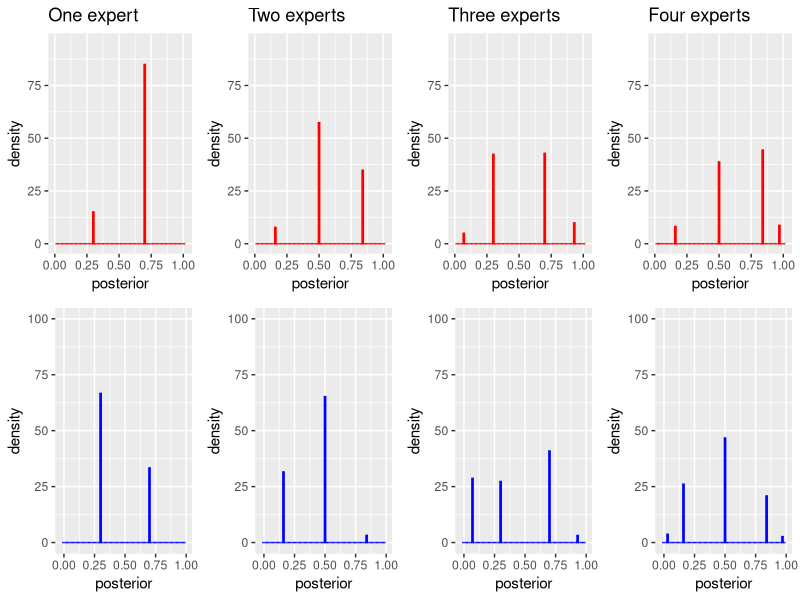
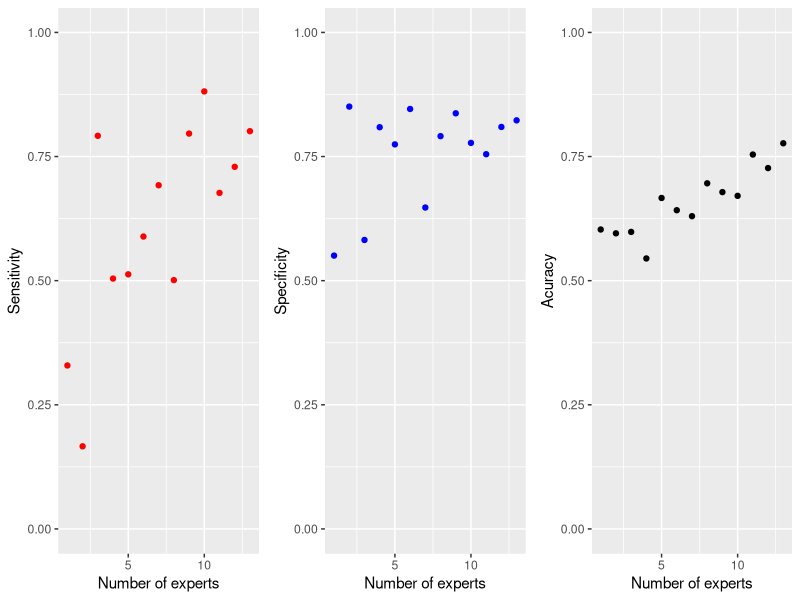

These charts were generated, in order, by the following R code: (Note: a time limit stopped this script after it produced the figures.)
## ---- chunk 1
library(ggplot2)
library(grid)
library(gridExtra)
library(dplyr)
## ---- chunk 2
expert_report <- function(r1, r2, w, s) {
  
      if (w == 1)
        return(  rbinom(s, 1, r1)
              )  
      else
        return(  rbinom(s, 1, (1-r2))
              )
      }
## ---- chunk 3

expert_report_variable <- function(w, s){
  
  r1 <- sample(30:90, 1)/100
  r2 <- sample(30:90, 1)/100
  expert_report(r1, r2, w, s) 
}

## ---- chunk 4
w <- 1
s <- 100
expert_report_variable(w, s)
prop.table(table(expert_report_variable(w, s)))
## ---- chunk 5
w <- 0
expert_report_variable(w, s)
prop.table(table(expert_report_variable(w, s)))
## ---- chunk 6
s <- 10000
w <- 1
prop.table(table(expert_report_variable(w, s)))
## ---- chunk 7
w <- 0
prop.table(table(expert_report_variable(w, s)))
## ---- chunk 8
posterior_odds <- function(n, w) {
  
         if (n == 1)                              # base case 
            return(
               ifelse(
                  expert_report_variable(w, s) == 1, 
                  ((-prior)/(prior-1))*(sr1/(1-sr2)), 
                  ((-prior)/(prior-1))*((1-sr1)/(sr2))
                    )
                  )
        else                                      # inductive case
            return(
              ifelse(
                expert_report_variable(w, s) == 1, 
                posterior_odds(n-1, w)*(sr1/(1-sr2)), 
                posterior_odds(n-1, w)*((1-sr1)/(sr2))
                    )
                  )
                }    

## ---- chunk 9
odds_to_posterior <- function(n, w) {
  
  odds <- posterior_odds(n, w)
  
  return((odds/(1+odds)))
  }
## ---- chunk 10

s <- 10000
prior <- 0.5
sr1 <- 0.7
sr2 <- 0.7

## ---- chunk 11

prior <- 0.5

post_df <- data.frame(odds_to_posterior(1, 1))
names(post_df) <- ("posterior")
p1 <- ggplot(post_df, aes(x=posterior)) + 
  geom_histogram(aes(y=..density..), binwidth = 0.01, colour="red", fill="white") +
  xlim(0, 1.02) +
  ylim(0, 95) +
  ggtitle("One expert") 

post_df <- data.frame(odds_to_posterior(2, 1))
names(post_df) <- ("posterior")
p2 <- ggplot(post_df, aes(x=posterior)) + 
  geom_histogram(aes(y=..density..), binwidth = 0.01, colour="red", fill="white") +
  xlim(0, 1.02) +
  ylim(0, 95) +
  ggtitle("Two experts") 

post_df <- data.frame(odds_to_posterior(3, 1))
names(post_df) <- ("posterior")
p3 <- ggplot(post_df, aes(x=posterior)) + 
  geom_histogram(aes(y=..density..), binwidth = 0.01, colour="red", fill="white") +
  xlim(0, 1.02) +
  ylim(0, 95) +
  ggtitle("Three experts")  


post_df <- data.frame(odds_to_posterior(4, 1))
names(post_df) <- ("posterior")
p4 <- ggplot(post_df, aes(x=posterior)) + 
  geom_histogram(aes(y=..density..), binwidth = 0.01, colour="red", fill="white") +
  xlim(0, 1.02) +
  ylim(0, 95) +
  ggtitle("Four experts")

post_df <- data.frame(odds_to_posterior(1, 0))
names(post_df) <- ("posterior")
p1n <- ggplot(post_df, aes(x=posterior)) + 
  geom_histogram(aes(y=..density..), binwidth = 0.01, colour="blue", fill="white") +
  xlim(-0.02, 1) +
  ylim(0, 100)

post_df <- data.frame(odds_to_posterior(2, 0))
names(post_df) <- ("posterior")
p2n <- ggplot(post_df, aes(x=posterior)) + 
  geom_histogram(aes(y=..density..), binwidth = 0.01, colour="blue", fill="white") +
  xlim(-0.02, 1) +
  ylim(0, 100) 

post_df <- data.frame(odds_to_posterior(3, 0))
names(post_df) <- ("posterior")
p3n <- ggplot(post_df, aes(x=posterior)) + 
  geom_histogram(aes(y=..density..), binwidth = 0.01, colour="blue", fill="white") +
  xlim(-0.02, 1) +
  ylim(0, 100)  


post_df <- data.frame(odds_to_posterior(4, 0))
names(post_df) <- ("posterior")
p4n <- ggplot(post_df, aes(x=posterior)) + 
  geom_histogram(aes(y=..density..), binwidth = 0.01, colour="blue", fill="white") +
  xlim(-0.02, 1) +
  ylim(0, 100)  

grid.arrange(p1, p2, p3, p4, p1n, p2n, p3n, p4n, ncol=4) 
## ---- chunk 12
above_threshold_after_expert <- function(n, w, t) {
    
        ifelse(odds_to_posterior(n, w) > t, 1, 0)
  
                          }
## ---- chunk 13
sensitivity_of_threshold <- function(n, w, t) { 
  
      if (w == 1)
         return(   (length(which(above_threshold_after_expert(n, w, t) == 1)))/s          
                )            
      else 
          return("Undefined because sensitivity requires the world to be in state 1")
     
                    }
## ---- chunk 14
specificity_of_threshold <- function(n, w, t) { 
  
  if (w == 0)
    return(   (length(which(above_threshold_after_expert(n, w, t) == 0)))/s          
    )            
  else 
    return("Undefined because specificity requires the world to be in state 0")
  
}
## ---- chunk 15
accuracy_of_threshold <- function(n, t) { 
  
  0.5*sensitivity_of_threshold(n, 1, t) + 0.5*specificity_of_threshold(n, 0, t)  
  
}
## ---- chunk 16
 
 t   <-  0.5
 sr1 <-  0.7
 sr2 <-  0.7
 prior <- 0.5
 
 
## ---- chunk 17


sen <- c(
  sensitivity_of_threshold(1, 1, t), 
  sensitivity_of_threshold(2, 1, t),
  sensitivity_of_threshold(3, 1, t),
  sensitivity_of_threshold(4, 1, t),
  sensitivity_of_threshold(5, 1, t),
  sensitivity_of_threshold(6, 1, t),
  sensitivity_of_threshold(7, 1, t),
  sensitivity_of_threshold(8, 1, t),
  sensitivity_of_threshold(9, 1, t),
  sensitivity_of_threshold(10, 1, t),
  sensitivity_of_threshold(11, 1, t),
  sensitivity_of_threshold(12, 1, t),
  sensitivity_of_threshold(13, 1, t)
        )

spe <- c(
  specificity_of_threshold(1, 0, t), 
  specificity_of_threshold(2, 0, t),
  specificity_of_threshold(3, 0, t),
  specificity_of_threshold(4, 0, t),
  specificity_of_threshold(5, 0, t),
  specificity_of_threshold(6, 0, t),
  specificity_of_threshold(7, 0, t),
  specificity_of_threshold(8, 0, t),
  specificity_of_threshold(9, 0, t),
  specificity_of_threshold(10, 0, t),
  specificity_of_threshold(11, 0, t),
  specificity_of_threshold(12, 0, t),
  specificity_of_threshold(13, 0, t)
        )


acc <- c(
  accuracy_of_threshold(1, t), 
  accuracy_of_threshold(2, t), 
  accuracy_of_threshold(3, t), 
  accuracy_of_threshold(4, t), 
  accuracy_of_threshold(5, t), 
  accuracy_of_threshold(6, t), 
  accuracy_of_threshold(7, t), 
  accuracy_of_threshold(8, t), 
  accuracy_of_threshold(9, t), 
  accuracy_of_threshold(10, t), 
  accuracy_of_threshold(11, t), 
  accuracy_of_threshold(12, t), 
  accuracy_of_threshold(13, t)
      )
  

n <- c(1:13)

df_sen <- data.frame(n, sen)
df_spe <- data.frame(n, spe)
df_acc <- data.frame(n, acc)

sen_a <- ggplot(df_sen, aes(x=n, y=sen)) + 
      geom_point(colour="red") + 
      xlab("Number of experts") +
      ylab("Sensitivity") +
      xlim(1, 13) +
      ylim(0, 1) 


spe_a <- ggplot(df_spe, aes(x=n, y=spe)) + 
      geom_point(colour="blue") + 
      xlab("Number of experts") +
      ylab("Specificity") +
      xlim(1, 13) +
      ylim(0, 1)

acc_a <- ggplot(df_acc, aes(x=n, y=acc)) + 
      geom_point(colour="black") + 
      xlab("Number of experts") +
      ylab("Acuracy") +
      xlim(1, 13) +
      ylim(0, 1)

grid.arrange(sen_a, spe_a, acc_a, ncol=3)
## ---- chunk 18

prior <- 0.6


sen <- c(
  sensitivity_of_threshold(1, 1, t), 
  sensitivity_of_threshold(2, 1, t),
  sensitivity_of_threshold(3, 1, t),
  sensitivity_of_threshold(4, 1, t),
  sensitivity_of_threshold(5, 1, t),
  sensitivity_of_threshold(6, 1, t),
  sensitivity_of_threshold(7, 1, t),
  sensitivity_of_threshold(8, 1, t),
  sensitivity_of_threshold(9, 1, t),
  sensitivity_of_threshold(10, 1, t),
  sensitivity_of_threshold(11, 1, t),
  sensitivity_of_threshold(12, 1, t),
  sensitivity_of_threshold(13, 1, t)
        )

spe <- c(
  specificity_of_threshold(1, 0, t), 
  specificity_of_threshold(2, 0, t),
  specificity_of_threshold(3, 0, t),
  specificity_of_threshold(4, 0, t),
  specificity_of_threshold(5, 0, t),
  specificity_of_threshold(6, 0, t),
  specificity_of_threshold(7, 0, t),
  specificity_of_threshold(8, 0, t),
  specificity_of_threshold(9, 0, t),
  specificity_of_threshold(10, 0, t),
  specificity_of_threshold(11, 0, t),
  specificity_of_threshold(12, 0, t),
  specificity_of_threshold(13, 0, t)
        )


acc <- c(
  accuracy_of_threshold(1, t), 
  accuracy_of_threshold(2, t), 
  accuracy_of_threshold(3, t), 
  accuracy_of_threshold(4, t), 
  accuracy_of_threshold(5, t), 
  accuracy_of_threshold(6, t), 
  accuracy_of_threshold(7, t), 
  accuracy_of_threshold(8, t), 
  accuracy_of_threshold(9, t), 
  accuracy_of_threshold(10, t), 
  accuracy_of_threshold(11, t), 
  accuracy_of_threshold(12, t), 
  accuracy_of_threshold(13, t)
      )
  

n <- c(1:13)

df_sen <- data.frame(n, sen)
df_spe <- data.frame(n, spe)
df_acc <- data.frame(n, acc)

sen_b <- ggplot(df_sen, aes(x=n, y=sen)) + 
      geom_point(colour="red") + 
      xlab("Number of experts") +
      ylab("Sensitivity") +
      xlim(1, 13) +
      ylim(0, 1) 


spe_b <- ggplot(df_spe, aes(x=n, y=spe)) + 
      geom_point(colour="blue") + 
      xlab("Number of experts") +
      ylab("Specificity") +
      xlim(1, 13) +
      ylim(0, 1)

acc_b <- ggplot(df_acc, aes(x=n, y=acc)) + 
      geom_point(colour="black") + 
      xlab("Number of experts") +
      ylab("Acuracy") +
      xlim(1, 13) +
      ylim(0, 1)

grid.arrange(sen_b, spe_b, acc_b, ncol=3)
## ---- chunk 19


grid.arrange(sen_a, sen_b, ncol=2)
grid.arrange(spe_a, spe_b, ncol=2)
grid.arrange(acc_a, acc_b, ncol=2)
## ---- chunk 20

sr1 <- 0.7
sr2 <- 0.7


brier_score <- function(n, w) {
  
  if (w == 1)
    return(
            mean((1-odds_to_posterior(n, w))^2)
          )
  
  else 
    return(
            mean((0-odds_to_posterior(n, w))^2)    
          )
  }
  
## ---- chunk 21

bs <- c(
  brier_score(1, 1), 
  brier_score(2, 1),
  brier_score(3, 1),
  brier_score(4, 1),
  brier_score(5, 1),
  brier_score(6, 1),
  brier_score(7, 1), 
  brier_score(8, 1),
  brier_score(9, 1),
  brier_score(10, 1),
  brier_score(11, 1),
  brier_score(12, 1),
  brier_score(13, 1)
    )

bsn <- c(
  brier_score(1, 0), 
  brier_score(2, 0),
  brier_score(3, 0),
  brier_score(4, 0),
  brier_score(5, 0),
  brier_score(6, 0),
  brier_score(7, 0), 
  brier_score(8, 0),
  brier_score(9, 0),
  brier_score(10, 0),
  brier_score(11, 0),
  brier_score(12, 0),
  brier_score(13, 0)
    )

n <- c(1:13)

df_bs <- data.frame(n, bs)
df_bsn <- data.frame(n, bsn)

bs <- ggplot(df_bs, aes(x=n, y=bs)) + 
      geom_point(colour="red") + 
      xlab("Number of experts") +
      ylab("Brier Score") +
      xlim(1, 13) +
      ylim(0, 0.25) 

bsn <- ggplot(df_bsn, aes(x=n, y=bsn)) + 
      geom_point(colour="blue") + 
      xlab("Number of experts") +
      ylab("Brier Score") +
      xlim(1, 13) +
      ylim(0, 0.25)
  
grid.arrange(bs, bsn, ncol=2)  
## ---- chunk 22

expert_report_variable <- function(w, s){
  
  r1 <- sample(51:90, 1)/100
  r2 <- sample(51:90, 1)/100
  expert_report(r1, r2, w, s) 
}

## ---- chunk 23

s <- 100
prior <- 0.5
sr1 <- 0.7
sr2 <- 0.7

## ---- chunk 24


sen <- c(
  sensitivity_of_threshold(1, 1, t), 
  sensitivity_of_threshold(2, 1, t),
  sensitivity_of_threshold(3, 1, t),
  sensitivity_of_threshold(4, 1, t),
  sensitivity_of_threshold(5, 1, t),
  sensitivity_of_threshold(6, 1, t),
  sensitivity_of_threshold(7, 1, t),
  sensitivity_of_threshold(8, 1, t),
  sensitivity_of_threshold(9, 1, t),
  sensitivity_of_threshold(10, 1, t),
  sensitivity_of_threshold(11, 1, t),
  sensitivity_of_threshold(12, 1, t),
  sensitivity_of_threshold(13, 1, t)
        )

spe <- c(
  specificity_of_threshold(1, 0, t), 
  specificity_of_threshold(2, 0, t),
  specificity_of_threshold(3, 0, t),
  specificity_of_threshold(4, 0, t),
  specificity_of_threshold(5, 0, t),
  specificity_of_threshold(6, 0, t),
  specificity_of_threshold(7, 0, t),
  specificity_of_threshold(8, 0, t),
  specificity_of_threshold(9, 0, t),
  specificity_of_threshold(10, 0, t),
  specificity_of_threshold(11, 0, t),
  specificity_of_threshold(12, 0, t),
  specificity_of_threshold(13, 0, t)
        )


acc <- c(
  accuracy_of_threshold(1, t), 
  accuracy_of_threshold(2, t), 
  accuracy_of_threshold(3, t), 
  accuracy_of_threshold(4, t), 
  accuracy_of_threshold(5, t), 
  accuracy_of_threshold(6, t), 
  accuracy_of_threshold(7, t), 
  accuracy_of_threshold(8, t), 
  accuracy_of_threshold(9, t), 
  accuracy_of_threshold(10, t), 
  accuracy_of_threshold(11, t), 
  accuracy_of_threshold(12, t), 
  accuracy_of_threshold(13, t)
      )
  

n <- c(1:13)

df_sen <- data.frame(n, sen)
df_spe <- data.frame(n, spe)
df_acc <- data.frame(n, acc)

sen_a <- ggplot(df_sen, aes(x=n, y=sen)) + 
      geom_point(colour="red") + 
      xlab("Number of experts") +
      ylab("Sensitivity") +
      xlim(1, 13) +
      ylim(0, 1) 


spe_a <- ggplot(df_spe, aes(x=n, y=spe)) + 
      geom_point(colour="blue") + 
      xlab("Number of experts") +
      ylab("Specificity") +
      xlim(1, 13) +
      ylim(0, 1)

acc_a <- ggplot(df_acc, aes(x=n, y=acc)) + 
      geom_point(colour="black") + 
      xlab("Number of experts") +
      ylab("Acuracy") +
      xlim(1, 13) +
      ylim(0, 1)

grid.arrange(sen_a, spe_a, acc_a, ncol=3)
## ---- chunk 25


sen <- c(
  sensitivity_of_threshold(1, 1, t), 
  sensitivity_of_threshold(2, 1, t),
  sensitivity_of_threshold(3, 1, t),
  sensitivity_of_threshold(4, 1, t),
  sensitivity_of_threshold(5, 1, t),
  sensitivity_of_threshold(6, 1, t),
  sensitivity_of_threshold(7, 1, t),
  sensitivity_of_threshold(8, 1, t),
  sensitivity_of_threshold(9, 1, t),
  sensitivity_of_threshold(10, 1, t),
  sensitivity_of_threshold(11, 1, t),
  sensitivity_of_threshold(12, 1, t),
  sensitivity_of_threshold(13, 1, t)
        )

spe <- c(
  specificity_of_threshold(1, 0, t), 
  specificity_of_threshold(2, 0, t),
  specificity_of_threshold(3, 0, t),
  specificity_of_threshold(4, 0, t),
  specificity_of_threshold(5, 0, t),
  specificity_of_threshold(6, 0, t),
  specificity_of_threshold(7, 0, t),
  specificity_of_threshold(8, 0, t),
  specificity_of_threshold(9, 0, t),
  specificity_of_threshold(10, 0, t),
  specificity_of_threshold(11, 0, t),
  specificity_of_threshold(12, 0, t),
  specificity_of_threshold(13, 0, t)
        )


acc <- c(
  accuracy_of_threshold(1, t), 
  accuracy_of_threshold(2, t), 
  accuracy_of_threshold(3, t), 
  accuracy_of_threshold(4, t), 
  accuracy_of_threshold(5, t), 
  accuracy_of_threshold(6, t), 
  accuracy_of_threshold(7, t), 
  accuracy_of_threshold(8, t), 
  accuracy_of_threshold(9, t), 
  accuracy_of_threshold(10, t), 
  accuracy_of_threshold(11, t), 
  accuracy_of_threshold(12, t), 
  accuracy_of_threshold(13, t)
      )
  

n <- c(1:13)

df_sen <- data.frame(n, sen)
df_spe <- data.frame(n, spe)
df_acc <- data.frame(n, acc)

sen_a <- ggplot(df_sen, aes(x=n, y=sen)) + 
      geom_point(colour="red") + 
      xlab("Number of experts") +
      ylab("Sensitivity") +
      xlim(1, 13) +
      ylim(0, 1) 


spe_a <- ggplot(df_spe, aes(x=n, y=spe)) + 
      geom_point(colour="blue") + 
      xlab("Number of experts") +
      ylab("Specificity") +
      xlim(1, 13) +
      ylim(0, 1)

acc_a <- ggplot(df_acc, aes(x=n, y=acc)) + 
      geom_point(colour="black") + 
      xlab("Number of experts") +
      ylab("Acuracy") +
      xlim(1, 13) +
      ylim(0, 1)

grid.arrange(sen_a, spe_a, acc_a, ncol=3)
## ---- chunk 26

s <- 1000
prior <- 0.5
sr1 <- 0.55
sr2 <- 0.55

## ---- chunk 27


sen <- c(
  sensitivity_of_threshold(1, 1, t), 
  sensitivity_of_threshold(2, 1, t),
  sensitivity_of_threshold(3, 1, t),
  sensitivity_of_threshold(4, 1, t),
  sensitivity_of_threshold(5, 1, t),
  sensitivity_of_threshold(6, 1, t),
  sensitivity_of_threshold(7, 1, t),
  sensitivity_of_threshold(8, 1, t),
  sensitivity_of_threshold(9, 1, t),
  sensitivity_of_threshold(10, 1, t),
  sensitivity_of_threshold(11, 1, t),
  sensitivity_of_threshold(12, 1, t),
  sensitivity_of_threshold(13, 1, t)
        )

spe <- c(
  specificity_of_threshold(1, 0, t), 
  specificity_of_threshold(2, 0, t),
  specificity_of_threshold(3, 0, t),
  specificity_of_threshold(4, 0, t),
  specificity_of_threshold(5, 0, t),
  specificity_of_threshold(6, 0, t),
  specificity_of_threshold(7, 0, t),
  specificity_of_threshold(8, 0, t),
  specificity_of_threshold(9, 0, t),
  specificity_of_threshold(10, 0, t),
  specificity_of_threshold(11, 0, t),
  specificity_of_threshold(12, 0, t),
  specificity_of_threshold(13, 0, t)
        )


acc <- c(
  accuracy_of_threshold(1, t), 
  accuracy_of_threshold(2, t), 
  accuracy_of_threshold(3, t), 
  accuracy_of_threshold(4, t), 
  accuracy_of_threshold(5, t), 
  accuracy_of_threshold(6, t), 
  accuracy_of_threshold(7, t), 
  accuracy_of_threshold(8, t), 
  accuracy_of_threshold(9, t), 
  accuracy_of_threshold(10, t), 
  accuracy_of_threshold(11, t), 
  accuracy_of_threshold(12, t), 
  accuracy_of_threshold(13, t)
      )
  

n <- c(1:13)

df_sen <- data.frame(n, sen)
df_spe <- data.frame(n, spe)
df_acc <- data.frame(n, acc)

sen_a <- ggplot(df_sen, aes(x=n, y=sen)) + 
      geom_point(colour="red") + 
      xlab("Number of experts") +
      ylab("Sensitivity") +
      xlim(1, 13) +
      ylim(0, 1) 


spe_a <- ggplot(df_spe, aes(x=n, y=spe)) + 
      geom_point(colour="blue") + 
      xlab("Number of experts") +
      ylab("Specificity") +
      xlim(1, 13) +
      ylim(0, 1)

acc_a <- ggplot(df_acc, aes(x=n, y=acc)) + 
      geom_point(colour="black") + 
      xlab("Number of experts") +
      ylab("Acuracy") +
      xlim(1, 13) +
      ylim(0, 1)

grid.arrange(sen_a, spe_a, acc_a, ncol=3)
## ---- chunk 28
## expert report function

expert_report <- function(r1, r2, w, s) {
  
      if (w == 1)
        return(  rbinom(s, 1, r1)
              )  
      else
        return(  rbinom(s, 1, (1-r2))
              )
      }

expert_report_high <- function(w, s){
  
  r1_high <- 0.95
  r2_high <- 0.95
  expert_report(r1_high, r2_high, w, s) 
}

expert_report_mid <- function(w, s){
  
  r1_mid <- 0.6
  r2_mid <- 0.6
  expert_report(r1_mid, r2_mid, w, s) 
}


expert_report_low <- function(w, s){
  
  r1_low <- 0.51
  r2_low <- 0.51
  expert_report(r1_low, r2_low, w, s) 
}


## ---- chunk 29

# Probability of hypotheses calculations 

posterior_odds <- function(n, w) {
  
         if (n == 1)                              # one expert, high rel
            return(
               ifelse(
                  expert_report_high(w, s) == 1, 
                  ((-prior)/(prior-1))*(r1_high/(1-r2_high)), 
                  ((-prior)/(prior-1))*((1-r1_high)/(r2_high))
                    )
                  )
        
        else if (n == 2)                              #  two experts, low rel 
            return(
               ifelse(
                  expert_report_low(w, s) == 1, 
                  posterior_odds(1, w)*(r1_low/(1-r2_low)), 
                  posterior_odds(1, w)*((1-r1_low)/(r2_low))
                    )
                  )
  
        else if (n == 3)                              # three experts, low rel
            return(
               ifelse(
                  expert_report_low(w, s) == 1, 
                  posterior_odds(2, w)*(r1_low/(1-r2_low)), 
                  posterior_odds(2, w)*((1-r1_low)/(r2_low))
                    )
                  )
  
                      }    



odds_to_posterior <- function(n, w) {
  
  odds <- posterior_odds(n, w)
  
  return((odds/(1+odds)))
}

## ---- chunk 30

## sensitivity, specificity and accuracy of probability-based decision threshold


above_threshold_after_expert <- function(n, w, t) {
    
        ifelse(odds_to_posterior(n, w) > t, 1, 0)
  
}

sensitivity_of_threshold <- function(n, w, t) { 
  
      if (w == 1)
         return(   (length(which(above_threshold_after_expert(n, w, t) == 1)))/s          
                )            
      else 
          return("Undefined because sensitivity requires the world to be in state 1")
     
                    }

specificity_of_threshold <- function(n, w, t) { 
  
  if (w == 0)
    return(   (length(which(above_threshold_after_expert(n, w, t) == 0)))/s          
    )            
  else 
    return("Undefined because specificity requires the world to be in state 0")
  
}

accuracy_of_threshold <- function(n, t) { 
  
  0.5*sensitivity_of_threshold(n, 1, t) + 0.5*specificity_of_threshold(n, 0, t)  
  
}
## ---- chunk 31
 t   <-  0.95
s <- 10000
prior <- 0.5
r1_high <- 0.95
r2_high <- 0.95
r1_mid <- 0.6
r2_mid <- 0.6
r1_low <- 0.51
r2_low <- 0.51
## ---- chunk 32

prior <- 0.5

post_df <- data.frame(odds_to_posterior(1, 1))
names(post_df) <- ("posterior")
p1 <- ggplot(post_df, aes(x=posterior)) + 
  geom_histogram(aes(y=..density..), binwidth = 0.01, colour="red", fill="white") +
  xlim(0, 1.02) +
  ylim(0, 95) +
  ggtitle("One expert") 

post_df <- data.frame(odds_to_posterior(2, 1))
names(post_df) <- ("posterior")
p2 <- ggplot(post_df, aes(x=posterior)) + 
  geom_histogram(aes(y=..density..), binwidth = 0.01, colour="red", fill="white") +
  xlim(0, 1.02) +
  ylim(0, 95) +
  ggtitle("Two experts") 

post_df <- data.frame(odds_to_posterior(3, 1))
names(post_df) <- ("posterior")
p3 <- ggplot(post_df, aes(x=posterior)) + 
  geom_histogram(aes(y=..density..), binwidth = 0.01, colour="red", fill="white") +
  xlim(0, 1.02) +
  ylim(0, 95) +
  ggtitle("Three experts")  


post_df <- data.frame(odds_to_posterior(1, 0))
names(post_df) <- ("posterior")
p1n <- ggplot(post_df, aes(x=posterior)) + 
  geom_histogram(aes(y=..density..), binwidth = 0.01, colour="blue", fill="white") +
  xlim(-0.02, 1) +
  ylim(0, 100)

post_df <- data.frame(odds_to_posterior(2, 0))
names(post_df) <- ("posterior")
p2n <- ggplot(post_df, aes(x=posterior)) + 
  geom_histogram(aes(y=..density..), binwidth = 0.01, colour="blue", fill="white") +
  xlim(-0.02, 1) +
  ylim(0, 100) 

post_df <- data.frame(odds_to_posterior(3, 0))
names(post_df) <- ("posterior")
p3n <- ggplot(post_df, aes(x=posterior)) + 
  geom_histogram(aes(y=..density..), binwidth = 0.01, colour="blue", fill="white") +
  xlim(-0.02, 1) +
  ylim(0, 100)  



grid.arrange(p1, p2, p3, p1n, p2n, p3n, ncol=3) 
## ---- chunk 33


  
sen <- c(
  sensitivity_of_threshold(1, 1, t), 
  sensitivity_of_threshold(2, 1, t),
  sensitivity_of_threshold(3, 1, t)
        )

spe <- c(
  specificity_of_threshold(1, 0, t), 
  specificity_of_threshold(2, 0, t),
  specificity_of_threshold(3, 0, t)
        )


acc <- c(
  accuracy_of_threshold(1, t), 
  accuracy_of_threshold(2, t), 
  accuracy_of_threshold(3, t) 
        )
  

n <- c(1:3)

df_sen <- data.frame(n, sen)
df_spe <- data.frame(n, spe)
df_acc <- data.frame(n, acc)

sen_a <- ggplot(df_sen, aes(x=n, y=sen)) + 
      geom_point(colour="red") + 
      xlab("Number of experts") +
      ylab("Sensitivity") +
      xlim(1, 3) +
      ylim(0, 1) 


spe_a <- ggplot(df_spe, aes(x=n, y=spe)) + 
      geom_point(colour="blue") + 
      xlab("Number of experts") +
      ylab("Specificity") +
      xlim(1, 3) +
      ylim(0, 1)

acc_a <- ggplot(df_acc, aes(x=n, y=acc)) + 
      geom_point(colour="black") + 
      xlab("Number of experts") +
      ylab("Acuracy") +
      xlim(1, 3) +
      ylim(0, 1)

grid.arrange(sen_a, spe_a, acc_a, ncol=3)
## ---- chunk 34
## expert report function

expert_report <- function(r1, r2, w, s) {
  
      if (w == 1)
        return(  rbinom(s, 1, r1)
              )  
      else
        return(  rbinom(s, 1, (1-r2))
              )
      }

expert_report_high <- function(w, s){
  
  r1_high <- 0.95
  r2_high <- 0.95
  expert_report(r1_high, r2_high, w, s) 
}

expert_report_mid <- function(w, s){
  
  r1_mid <- 0.6
  r2_mid <- 0.6
  expert_report(r1_mid, r2_mid, w, s) 
}


expert_report_low <- function(w, s){
  
  r1_low <- 0.51
  r2_low <- 0.51
  expert_report(r1_low, r2_low, w, s) 
}


## ---- chunk 35

# Probability of hypotheses calculations 

posterior_odds <- function(n, w) {
  
         if (n == 1)                              # one expert, high rel
            return(
               ifelse(
                  expert_report_mid(w, s) == 1, 
                  ((-prior)/(prior-1))*(r1_mid/(1-r2_mid)), 
                  ((-prior)/(prior-1))*((1-r1_mid)/(r2_mid))
                    )
                  )
        
        else                            #  two experts, low rel 
            return(
               ifelse(
                  expert_report_low(w, s) == 1, 
                  posterior_odds(n-1, w)*(r1_mid/(1-r2_mid)), 
                  posterior_odds(n-1, w)*((1-r1_mid)/(r2_mid))
                    )
                  )
  
  
                      }    



odds_to_posterior <- function(n, w) {
  
  odds <- posterior_odds(n, w)
  
  return((odds/(1+odds)))
}

## ---- chunk 36

## sensitivity, specificity and accuracy of probability-based decision threshold


above_threshold_after_expert <- function(n, w, t) {
    
        ifelse(odds_to_posterior(n, w) > t, 1, 0)
  
}

sensitivity_of_threshold <- function(n, w, t) { 
  
      if (w == 1)
         return(   (length(which(above_threshold_after_expert(n, w, t) == 1)))/s          
                )            
      else 
          return("Undefined because sensitivity requires the world to be in state 1")
     
                    }

specificity_of_threshold <- function(n, w, t) { 
  
  if (w == 0)
    return(   (length(which(above_threshold_after_expert(n, w, t) == 0)))/s          
    )            
  else 
    return("Undefined because specificity requires the world to be in state 0")
  
}

accuracy_of_threshold <- function(n, t) { 
  
  0.5*sensitivity_of_threshold(n, 1, t) + 0.5*specificity_of_threshold(n, 0, t)  
  
}
## ---- chunk 37
 t   <-  0.5
s <- 10000
prior <- 0.5
r1_high <- 0.95
r2_high <- 0.95
r1_mid <- 0.6
r2_mid <- 0.6
r1_low <- 0.51
r2_low <- 0.51
## ---- chunk 38

prior <- 0.5

post_df <- data.frame(odds_to_posterior(1, 1))
names(post_df) <- ("posterior")
p1 <- ggplot(post_df, aes(x=posterior)) + 
  geom_histogram(aes(y=..density..), binwidth = 0.01, colour="red", fill="white") +
  xlim(0, 1.02) +
  ylim(0, 95) +
  ggtitle("One expert") 

post_df <- data.frame(odds_to_posterior(2, 1))
names(post_df) <- ("posterior")
p2 <- ggplot(post_df, aes(x=posterior)) + 
  geom_histogram(aes(y=..density..), binwidth = 0.01, colour="red", fill="white") +
  xlim(0, 1.02) +
  ylim(0, 95) +
  ggtitle("Two experts") 

post_df <- data.frame(odds_to_posterior(3, 1))
names(post_df) <- ("posterior")
p3 <- ggplot(post_df, aes(x=posterior)) + 
  geom_histogram(aes(y=..density..), binwidth = 0.01, colour="red", fill="white") +
  xlim(0, 1.02) +
  ylim(0, 95) +
  ggtitle("Three experts")  


post_df <- data.frame(odds_to_posterior(1, 0))
names(post_df) <- ("posterior")
p1n <- ggplot(post_df, aes(x=posterior)) + 
  geom_histogram(aes(y=..density..), binwidth = 0.01, colour="blue", fill="white") +
  xlim(-0.02, 1) +
  ylim(0, 100)

post_df <- data.frame(odds_to_posterior(2, 0))
names(post_df) <- ("posterior")
p2n <- ggplot(post_df, aes(x=posterior)) + 
  geom_histogram(aes(y=..density..), binwidth = 0.01, colour="blue", fill="white") +
  xlim(-0.02, 1) +
  ylim(0, 100) 

post_df <- data.frame(odds_to_posterior(3, 0))
names(post_df) <- ("posterior")
p3n <- ggplot(post_df, aes(x=posterior)) + 
  geom_histogram(aes(y=..density..), binwidth = 0.01, colour="blue", fill="white") +
  xlim(-0.02, 1) +
  ylim(0, 100)  



grid.arrange(p1, p2, p3, p1n, p2n, p3n, ncol=3) 
## ---- chunk 39


  
sen <- c(
  sensitivity_of_threshold(1, 1, t), 
  sensitivity_of_threshold(2, 1, t),
  sensitivity_of_threshold(3, 1, t)
        )

spe <- c(
  specificity_of_threshold(1, 0, t), 
  specificity_of_threshold(2, 0, t),
  specificity_of_threshold(3, 0, t)
        )


acc <- c(
  accuracy_of_threshold(1, t), 
  accuracy_of_threshold(2, t), 
  accuracy_of_threshold(3, t) 
        )
  

n <- c(1:3)

df_sen <- data.frame(n, sen)
df_spe <- data.frame(n, spe)
df_acc <- data.frame(n, acc)

sen_a <- ggplot(df_sen, aes(x=n, y=sen)) + 
      geom_point(colour="red") + 
      xlab("Number of experts") +
      ylab("Sensitivity") +
      xlim(1, 3) +
      ylim(0, 1) 


spe_a <- ggplot(df_spe, aes(x=n, y=spe)) + 
      geom_point(colour="blue") + 
      xlab("Number of experts") +
      ylab("Specificity") +
      xlim(1, 3) +
      ylim(0, 1)

acc_a <- ggplot(df_acc, aes(x=n, y=acc)) + 
      geom_point(colour="black") + 
      xlab("Number of experts") +
      ylab("Acuracy") +
      xlim(1, 3) +
      ylim(0, 1)

grid.arrange(sen_a, spe_a, acc_a, ncol=3)
